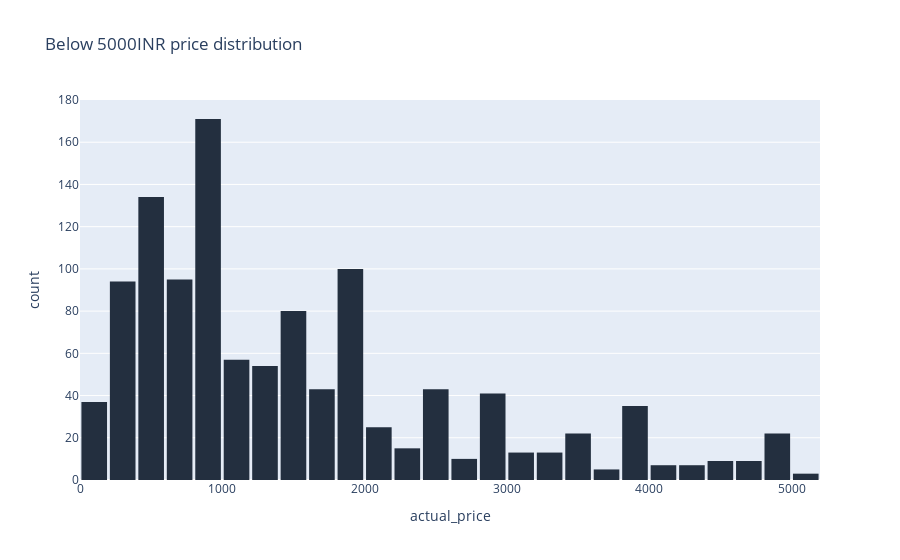

Notebook cell for this chart:
### Code cell
low_price=df[df['actual_price']<=5000]
fig=px.histogram(low_price,x="actual_price",title="Below 5000INR price distribution",color_discrete_sequence=["#232F3F"])
fig.update_layout(bargap=0.1)
fig.show()

### Figure 1 — Plotly figure (JSON) as saved in the notebook; plotly's stock layout.template omitted (floating-point values rounded to 4 significant figures; data arrays with more than 128 entries replaced by an {"elided": "..."} marker saying what was removed)
{"data": [{"alignmentgroup": "True", "bingroup": "x", "hovertemplate": "actual_price=%{x}<br>count=%{y}<extra></extra>", "legendgroup": "", "marker": {"color": "#232F3F", "pattern": {"shape": ""}}, "name": "", "offsetgroup": "", "orientation": "v", "showlegend": false, "type": "histogram", "x": {"elided": "1144 float values"}, "xaxis": "x", "yaxis": "y"}], "layout": {"bargap": 0.1, "barmode": "relative", "legend": {"tracegroupgap": 0}, "title": {"text": "Below 5000INR price distribution"}, "xaxis": {"anchor": "y", "domain": [0, 1], "title": {"text": "actual_price"}}, "yaxis": {"anchor": "x", "domain": [0, 1], "title": {"text": "count"}}}}
